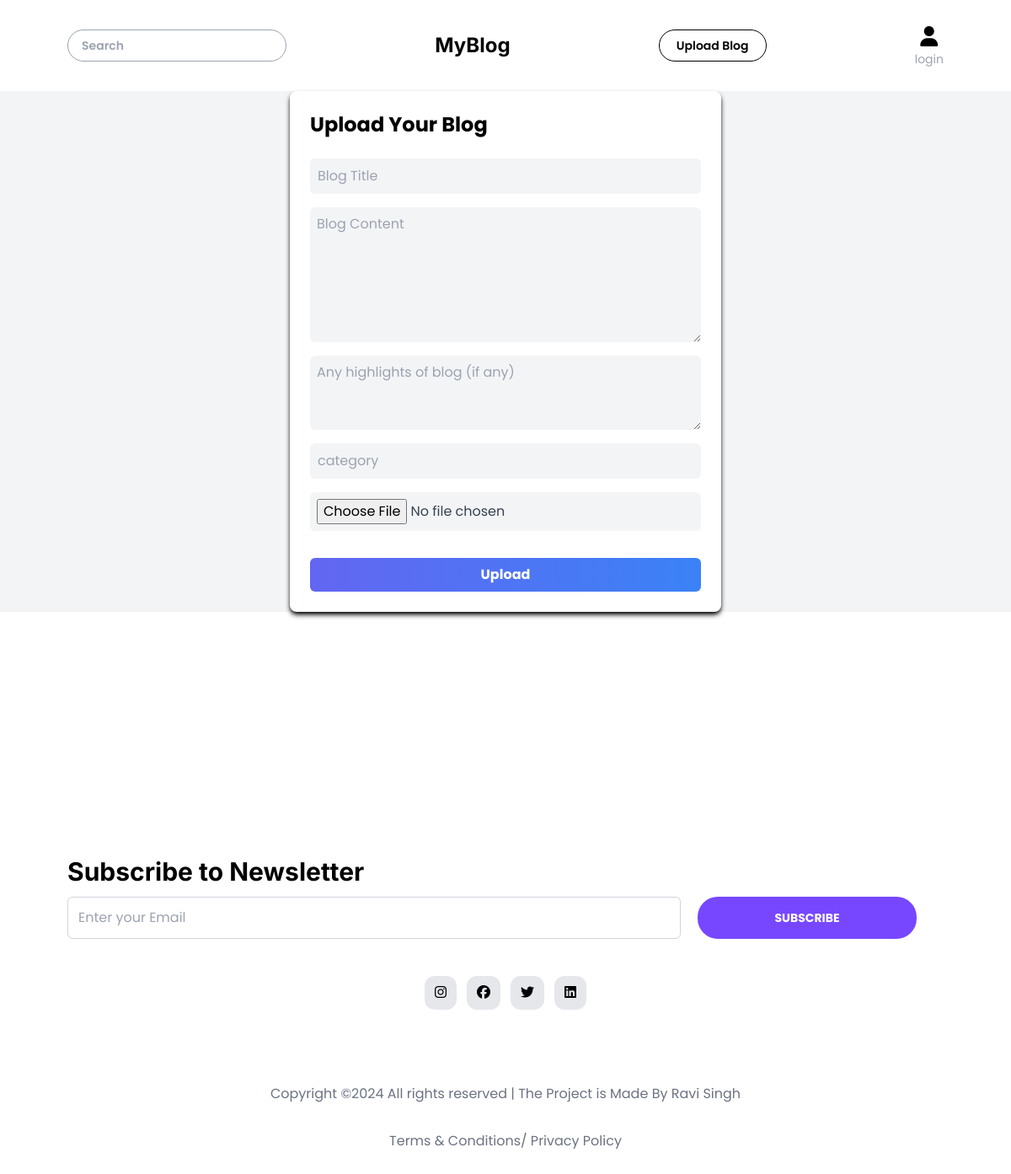
The app's page /update/7, older data.
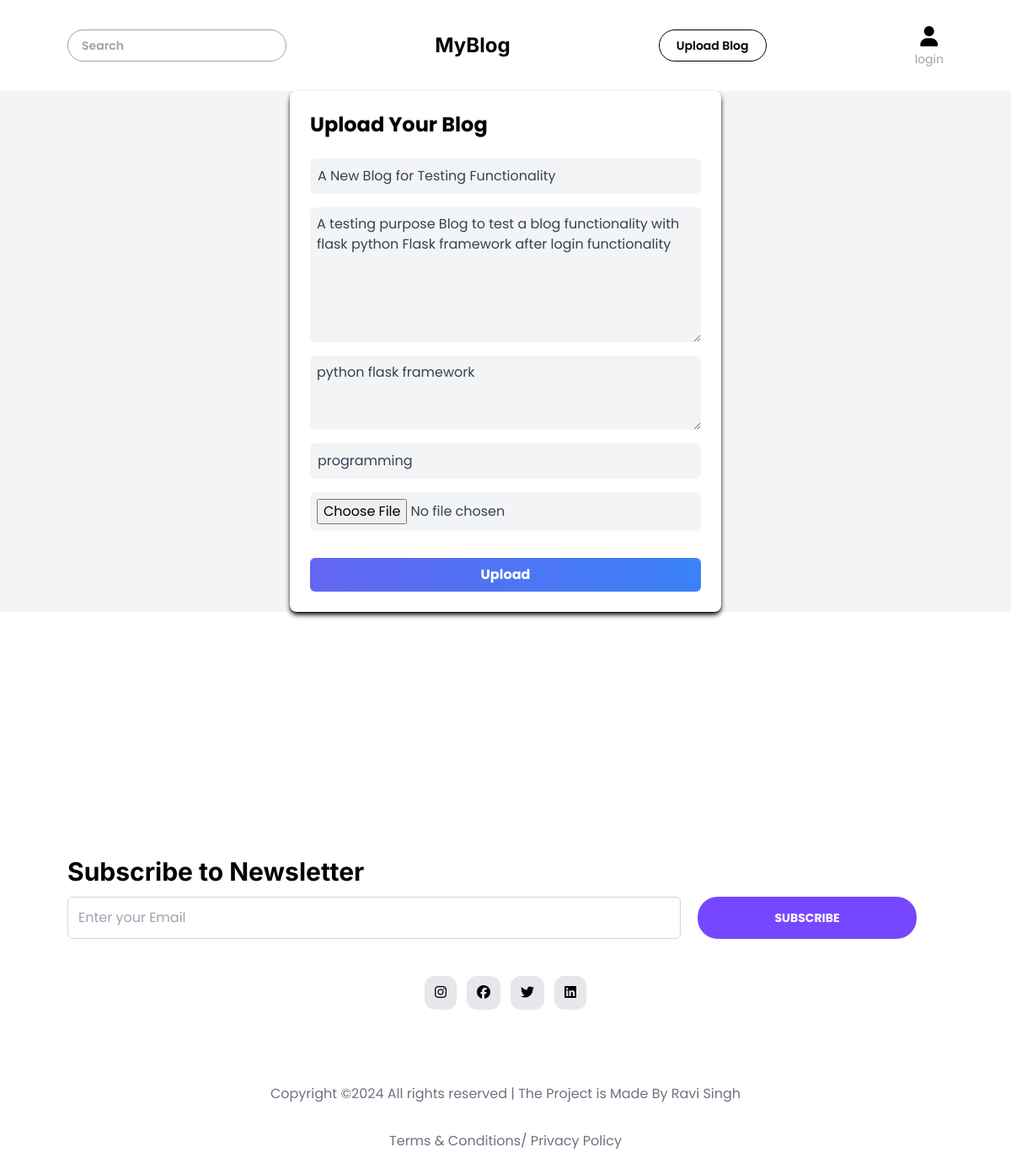
The same page, newer data.
### flask_blog/model.py (models this page shows, shortened)
class Blog(db.Model):
    blog_id = db.Column(db.Integer, primary_key= True)
    blog_title = db.Column(db.String(200), nullable= False )
    blog_content = db.Column(db.String(2000), nullable= False )
    blog_img = db.Column(db.String(200), nullable= False )
    blog_highlights = db.Column(db.String(500), nullable= True )
    blog_category = db.Column(db.String(50), nullable= True )
    blog_user = db.Column(db.Integer, db.ForeignKey("user.id"), nullable= False)

### flask_blog/routes.py (the view, shortened to what this page needs)
@app.route("/update/<id>", methods=['GET', 'POST'])
def updatePost(id):
    updateBlog = Blog.query.filter_by(blog_id = id).first()
    return render_template("addBlog.html", blog= updateBlog)

### flask_blog/__init__.py (called while the page is built)
def create_app():
    from flask_blog import routes, model
    @app.before_request
    def make_session_permanent():
        session.permanent = True
    with app.app_context():
        db.create_all()
    return app

### flask_blog/templates/addBlog.html
{% extends "base.html" %}
{% block body %}
<div class="flex flex-col items-center justify-center h-[90vh] bg-gray-100">
    <div class="w-full max-w-lg bg-white rounded-lg shadow-md shadow-black p-6">
      <h2 class="text-2xl font-bold  mb-6">Upload Your Blog</h2>
      <form class="flex flex-col" action="" enctype="multipart/form-data" method="post">
        <input name="title" value="{{blog.blog_title}}" placeholder="Blog Title" class="bg-gray-100 text-gray-700 border border-gray-100  rounded-md p-2 mb-4 focus:bg-gray-200 focus:outline-none focus:ring-1 focus:ring-blue-500 transition ease-in-out duration-150" type="text">
        <textarea name="content"  rows="6" placeholder="Blog Content" class="bg-gray-100 text-gray-700  rounded-md p-2 mb-4 focus:bg-gray-200 focus:outline-none focus:ring-1 focus:ring-blue-500 transition ease-in-out duration-150" name="cover_letter">{{blog.blog_content}}</textarea>
        <textarea name="highlight"  rows="3" placeholder="Any highlights of blog (if any)" class="bg-gray-100 text-gray-700  rounded-md p-2 mb-4 focus:bg-gray-200 focus:outline-none focus:ring-1 focus:ring-blue-500 transition ease-in-out duration-150" name="cover_letter">{{blog.blog_highlights}}</textarea>
        <input name="category" value="{{blog.blog_category}}"  placeholder="category" class="bg-gray-100 text-gray-700 border border-gray-100  rounded-md p-2 mb-4 focus:bg-gray-200 focus:outline-none focus:ring-1 focus:ring-blue-500 transition ease-in-out duration-150" type="text">
        <input name="blogPic" placeholder="Blog Image" class="bg-gray-100 text-gray-700  rounded-md p-2 mb-4 focus:bg-gray-600 focus:outline-none focus:ring-1 focus:ring-blue-500 transition ease-in-out duration-150" type="file">
        <button class="bg-gradient-to-r from-indigo-500 to-blue-500 text-white font-bold py-2 px-4 rounded-md mt-4 hover:bg-indigo-600 hover:to-blue-600 transition ease-in-out duration-150" type="submit">Upload</button>
      </form>
    </div>
  </div>
  {% endblock %}

Row changes from the older to the newer data that the page shows:
added Blog: title "A New Blog for Testing Functionality", content "A testing purpose Blog to test a blog functionality with flask python Flask framework after login functionality", highlight "python flask framework", category "programming"
